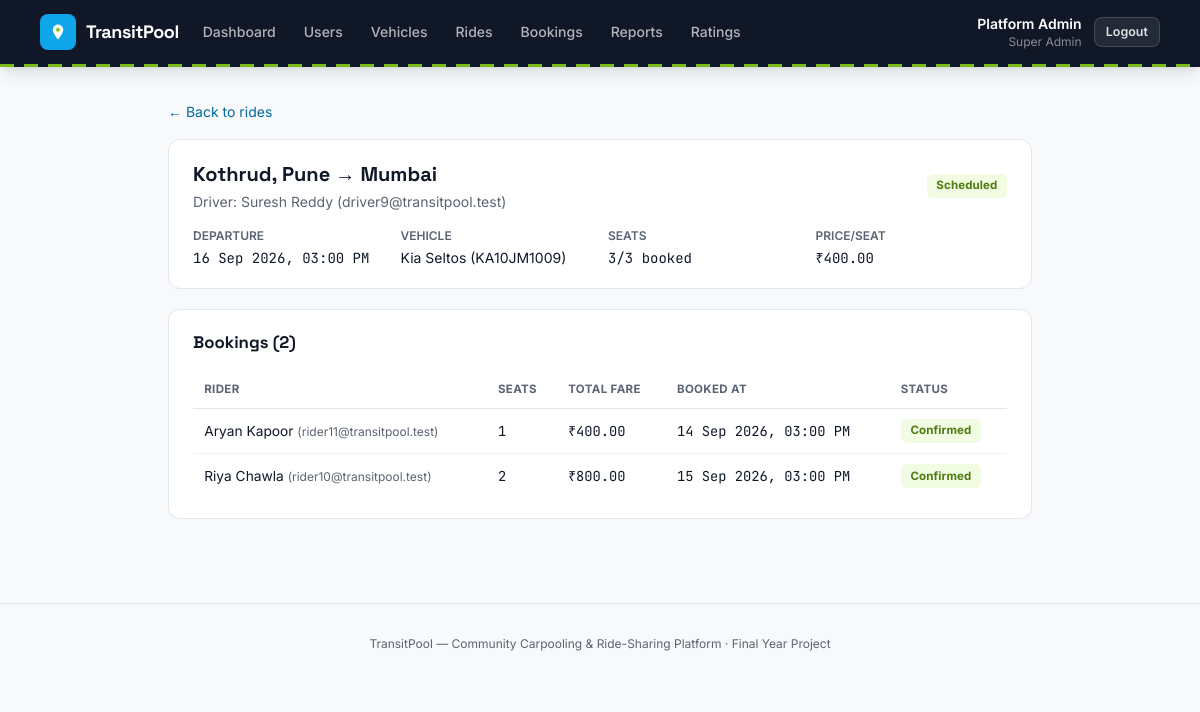
The app's page /index.php?route=admin/rides/show&id=9 (signed in) with its own data.
### tables this page shows
CREATE TABLE rides (
    id               INT UNSIGNED AUTO_INCREMENT PRIMARY KEY,
    driver_id        INT UNSIGNED NOT NULL,
    vehicle_id       INT UNSIGNED NOT NULL,
    origin           VARCHAR(120) NOT NULL,
    destination      VARCHAR(120) NOT NULL,
    departure_at     DATETIME NOT NULL,
    seats_total      TINYINT UNSIGNED NOT NULL,
    seats_available  TINYINT UNSIGNED NOT NULL,
    price_per_seat   DECIMAL(8,2) NOT NULL,
    notes            VARCHAR(255) NULL,
    status           ENUM('scheduled','ongoing','completed','cancelled') NOT NULL DEFAULT 'scheduled',
    created_at       TIMESTAMP NOT NULL DEFAULT CURRENT_TIMESTAMP,
    CONSTRAINT fk_rides_driver  FOREIGN KEY (driver_id)  REFERENCES users(id)    ON DELETE CASCADE,
    CONSTRAINT fk_rides_vehicle FOREIGN KEY (vehicle_id) REFERENCES vehicles(id) ON DELETE RESTRICT,
    INDEX idx_rides_driver (driver_id),
    INDEX idx_rides_search (status, departure_at),
    INDEX idx_rides_origin (origin),
    INDEX idx_rides_destination (destination)
);

CREATE TABLE users (
    id         INT UNSIGNED AUTO_INCREMENT PRIMARY KEY,
    name       VARCHAR(120)    NOT NULL,
    email      VARCHAR(150)    NOT NULL UNIQUE,
    phone      VARCHAR(20)     NOT NULL,
    password   VARCHAR(255)    NOT NULL,
    role       ENUM('super_admin','driver','rider') NOT NULL,
    status     ENUM('active','inactive') NOT NULL DEFAULT 'active',
    created_at TIMESTAMP NOT NULL DEFAULT CURRENT_TIMESTAMP
);

CREATE TABLE vehicles (
    id            INT UNSIGNED AUTO_INCREMENT PRIMARY KEY,
    driver_id     INT UNSIGNED NOT NULL,
    make          VARCHAR(60)  NOT NULL,
    model         VARCHAR(60)  NOT NULL,
    color         VARCHAR(30)  NOT NULL,
    plate_number  VARCHAR(20)  NOT NULL UNIQUE,
    vehicle_type  ENUM('hatchback','sedan','suv','bike') NOT NULL,
    total_seats   TINYINT UNSIGNED NOT NULL,
    status        ENUM('active','inactive') NOT NULL DEFAULT 'active',
    created_at    TIMESTAMP NOT NULL DEFAULT CURRENT_TIMESTAMP,
    CONSTRAINT fk_vehicles_driver FOREIGN KEY (driver_id) REFERENCES users(id) ON DELETE CASCADE,
    INDEX idx_vehicles_driver (driver_id)
);

CREATE TABLE bookings (
    id             INT UNSIGNED AUTO_INCREMENT PRIMARY KEY,
    ride_id        INT UNSIGNED NOT NULL,
    rider_id       INT UNSIGNED NOT NULL,
    seats_booked   TINYINT UNSIGNED NOT NULL,
    fare_per_seat  DECIMAL(8,2) NOT NULL,
    total_fare     DECIMAL(8,2) NOT NULL,
    status         ENUM('confirmed','cancelled') NOT NULL DEFAULT 'confirmed',
    booked_at      TIMESTAMP NOT NULL DEFAULT CURRENT_TIMESTAMP,
    cancelled_at   TIMESTAMP NULL,
    CONSTRAINT fk_bookings_ride  FOREIGN KEY (ride_id)  REFERENCES rides(id) ON DELETE CASCADE,
    CONSTRAINT fk_bookings_rider FOREIGN KEY (rider_id) REFERENCES users(id) ON DELETE CASCADE,
    INDEX idx_bookings_ride (ride_id),
    INDEX idx_bookings_rider (rider_id)
);

### app/controllers/AdminController.php (called while the page is built, shortened)
<?php
require_once __DIR__ . '/../models/Ride.php';
require_once __DIR__ . '/../models/Booking.php';
class AdminController
{
    public function rideShow(): void
    {
        $id = (int)($_GET['id'] ?? 0);
        $ride = Ride::find($id);
        $roster = Booking::forRide($id);
        require __DIR__ . '/../views/admin/ride_show.php';
    }
}

### public/index.php (called while the page is built, shortened)
<?php
require_once __DIR__ . '/../core/helpers.php';
require_once __DIR__ . '/../core/Database.php';
require_once __DIR__ . '/../app/models/Ride.php';
require_once __DIR__ . '/../app/models/Booking.php';
require_once __DIR__ . '/../app/controllers/AdminController.php';
$router = new Router();
$router->get('login', fn() => (new AuthController())->showLogin());
$router->post('login', fn() => (new AuthController())->login());
$router->get('register', fn() => (new AuthController())->showRegister());
$router->post('register', fn() => (new AuthController())->register());
$router->post('logout', fn() => (new AuthController())->logout());
$router->get('admin/dashboard', fn() => (new AdminController())->dashboard());
$router->get('admin/users', fn() => (new AdminController())->users());
$router->post('admin/users/status', fn() => (new AdminController())->userStatus());
$router->get('admin/vehicles', fn() => (new AdminController())->vehicles());
$router->post('admin/vehicles/status', fn() => (new AdminController())->vehicleStatus());
$router->get('admin/rides', fn() => (new AdminController())->rides());
$router->get('admin/rides/show', fn() => (new AdminController())->rideShow());
$router->post('admin/rides/cancel', fn() => (new AdminController())->rideCancel());
$router->get('admin/bookings', fn() => (new AdminController())->bookings());
$router->get('admin/ratings', fn() => (new AdminController())->ratings());
$router->get('admin/reports', fn() => (new AdminController())->reports());
$router->post('admin/reports/resolve', fn() => (new AdminController())->reportResolve());
$router->get('driver/dashboard', fn() => (new DriverController())->dashboard());
$router->get('driver/vehicles', fn() => (new DriverController())->vehicles());
$router->get('driver/vehicles/new', fn() => (new DriverController())->vehicleNew());
$router->post('driver/vehicles/store', fn() => (new DriverController())->vehicleStore());
$router->get('driver/vehicles/edit', fn() => (new DriverController())->vehicleEdit());
$router->post('driver/vehicles/update', fn() => (new DriverController())->vehicleUpdate());
$router->post('driver/vehicles/deactivate', fn() => (new DriverController())->vehicleDeactivate());
$router->post('driver/vehicles/activate', fn() => (new DriverController())->vehicleActivate());
$router->get('driver/rides', fn() => (new DriverController())->rides());
$router->get('driver/rides/new', fn() => (new DriverController())->rideNew());
$router->post('driver/rides/store', fn() => (new DriverController())->rideStore());
$router->get('driver/rides/edit', fn() => (new DriverController())->rideEdit());
$router->post('driver/rides/update', fn() => (new DriverController())->rideUpdate());
$router->post('driver/rides/cancel', fn() => (new DriverController())->rideCancel());
$router->post('driver/rides/start', fn() => (new DriverController())->rideStart());
$router->post('driver/rides/complete', fn() => (new DriverController())->rideComplete());
$router->get('driver/rides/roster', fn() => (new DriverController())->roster());
$router->get('driver/rides/rate', fn() => (new DriverController())->rateRiders());
$router->post('driver/ratings/store', fn() => (new DriverController())->rateRiderStore());
$router->get('driver/profile', fn() => (new DriverController())->profile());
$router->get('rider/dashboard', fn() => (new RiderController())->dashboard());
$router->get('rider/search', fn() => (new RiderController())->search());
$router->get('rider/rides/show', fn() => (new RiderController())->rideShow());
$router->post('rider/bookings/store', fn() => (new RiderController())->bookingStore());
$router->get('rider/bookings', fn() => (new RiderController())->bookings());
$router->post('rider/bookings/cancel', fn() => (new RiderController())->bookingCancel());
$router->get('rider/rides/rate', fn() => (new RiderController())->rateDriver());
$router->post('rider/ratings/store', fn() => (new RiderController())->rateDriverStore());
$router->get('rider/profile', fn() => (new RiderController())->profile());
$router->get('reports/new', fn() => (new ReportController())->newForm());
$router->post('reports/store', fn() => (new ReportController())->store());
$route = $_GET['route'] ?? '';
$router->dispatch($_SERVER['REQUEST_METHOD'], $route);

### core/Router.php (called while the page is built, shortened)
<?php
class Router
{
    private array $routes = ['GET' => [], 'POST' => []];
    public function get(string $route, callable $handler): void
    {
        $this->routes['GET'][$route] = $handler;
    }
    public function post(string $route, callable $handler): void
    {
        $this->routes['POST'][$route] = $handler;
    }
    public function dispatch(string $method, string $route): void
    {
        $handler = $this->routes[$method][$route] ?? null;
        try {
            $handler();
        } catch (Throwable $e) {
            error_log($e->getMessage());
            http_response_code(500);
            require __DIR__ . '/../app/views/errors/500.php';
        }
    }
}

### config/database.php (called while the page is built)
<?php
return [
    'host'     => '127.0.0.1',
    'port'     => 3306,
    'database' => 'carpooling_ride_sharing',
    'username' => 'root',
    'password' => '',
    'charset'  => 'utf8mb4',
];

### core/Database.php (called while the page is built)
<?php
class Database
{
    private static ?PDO $instance = null;
    public static function connect(): PDO
    {
        if (self::$instance === null) {
            $config = require __DIR__ . '/../config/database.php';
            $dsn = sprintf(
                'mysql:host=%s;port=%d;dbname=%s;charset=%s',
                $config['host'],
                $config['port'],
                $config['database'],
                $config['charset']
            );
            self::$instance = new PDO($dsn, $config['username'], $config['password'], [
                PDO::ATTR_ERRMODE            => PDO::ERRMODE_EXCEPTION,
                PDO::ATTR_DEFAULT_FETCH_MODE => PDO::FETCH_ASSOC,
                PDO::ATTR_EMULATE_PREPARES   => false,
            ]);
        }
        return self::$instance;
    }
}

### app/models/Ride.php (called while the page is built, shortened)
<?php
require_once __DIR__ . '/../../core/Database.php';
class Ride
{
    public static function find(int $id): ?array
    {
        $stmt = Database::connect()->prepare(
            'SELECT r.*, u.name AS driver_name, u.email AS driver_email, u.phone AS driver_phone,
                    v.make, v.model, v.color, v.plate_number, v.vehicle_type
             FROM rides r
             JOIN users u ON u.id = r.driver_id
             JOIN vehicles v ON v.id = r.vehicle_id
             WHERE r.id = ?'
        );
        $stmt->execute([$id]);
        $row = $stmt->fetch();
        return $row ?: null;
    }
}

### core/helpers.php (called while the page is built, shortened)
<?php
function e(?string $value): string
{
    return htmlspecialchars($value ?? '', ENT_QUOTES, 'UTF-8');
}
function format_datetime(?string $datetime): string
{
    $ts = strtotime($datetime);
    return $ts === false ? '-' : date('d M Y, h:i A', $ts);
}
function money(float|string $amount): string
{
    return '₹' . number_format((float)$amount, 2);
}
function status_badge_class(string $status): string
{
    return match ($status) {
        'active', 'confirmed', 'completed', 'resolved', 'scheduled' => 'badge-lime',
        'ongoing' => 'badge-sky',
        'inactive', 'cancelled', 'dismissed' => 'badge-slate',
        'open' => 'badge-amber',
        default => 'badge-slate',
    };
}

### app/models/Booking.php (called while the page is built, shortened)
<?php
require_once __DIR__ . '/../../core/Database.php';
class Booking
{
    public static function forRide(int $rideId): array
    {
        $stmt = Database::connect()->prepare(
            "SELECT b.*, u.name AS rider_name, u.email AS rider_email, u.phone AS rider_phone
             FROM bookings b JOIN users u ON u.id = b.rider_id
             WHERE b.ride_id = ? ORDER BY b.booked_at"
        );
        $stmt->execute([$rideId]);
        return $stmt->fetchAll();
    }
}

### app/views/admin/ride_show.php (the view, shortened to what this page needs)
<?php $pageTitle = 'Ride Detail'; require __DIR__ . '/../partials/header.php'; require __DIR__ . '/../partials/navbar.php'; ?>
<main class="max-w-4xl mx-auto px-4 py-8">
    <a href="/index.php?route=admin/rides" class="text-sm text-sky-dark hover:underline">&larr; Back to rides</a>
    <div class="card mt-4">
        <div class="card-head">
            <div>
                <h1 class="font-display text-xl font-bold"><?= e($ride['origin']) ?> &rarr; <?= e($ride['destination']) ?></h1>
                <p class="text-slateink text-sm mt-1">Driver: <?= e($ride['driver_name']) ?> (<?= e($ride['driver_email']) ?>)</p>
            </div>
            <span class="badge <?= status_badge_class($ride['status']) ?>"><?= e(ucfirst($ride['status'])) ?></span>
        </div>
        <div class="grid grid-cols-2 md:grid-cols-4 gap-4 text-sm">
            <div><p class="text-slateink text-xs uppercase font-semibold">Departure</p><p class="font-mono-tab mt-1"><?= format_datetime($ride['departure_at']) ?></p></div>
            <div><p class="text-slateink text-xs uppercase font-semibold">Vehicle</p><p class="mt-1"><?= e($ride['make']) ?> <?= e($ride['model']) ?> (<?= e($ride['plate_number']) ?>)</p></div>
            <div><p class="text-slateink text-xs uppercase font-semibold">Seats</p><p class="font-mono-tab mt-1"><?= (int)($ride['seats_total'] - $ride['seats_available']) ?>/<?= (int)$ride['seats_total'] ?> booked</p></div>
            <div><p class="text-slateink text-xs uppercase font-semibold">Price/seat</p><p class="font-mono-tab mt-1"><?= money($ride['price_per_seat']) ?></p></div>
        </div>
    </div>
    <div class="card">
        <div class="card-head"><h2>Bookings (<?= count($roster) ?>)</h2></div>
        <div class="table-scroll">
            <table class="data-table">
                <thead><tr><th>Rider</th><th>Seats</th><th>Total fare</th><th>Booked at</th><th>Status</th></tr></thead>
                <tbody>
                <?php foreach ($roster as $b): ?>
                    <tr>
                        <td><?= e($b['rider_name']) ?> <span class="text-slateink text-xs">(<?= e($b['rider_email']) ?>)</span></td>
                        <td class="font-mono-tab"><?= (int)$b['seats_booked'] ?></td>
                        <td class="font-mono-tab"><?= money($b['total_fare']) ?></td>
                        <td class="font-mono-tab"><?= format_datetime($b['booked_at']) ?></td>
                        <td><span class="badge <?= status_badge_class($b['status']) ?>"><?= e(ucfirst($b['status'])) ?></span></td>
                    </tr>
                <?php endforeach; ?>
                </tbody>
            </table>
        </div>
    </div>
</main>
<?php require __DIR__ . '/../partials/footer.php'; ?>

### public/assets/css/style.css (style rules this page uses)
* { box-sizing: border-box; }
h1, h2, h3, h4, .font-display { font-family: 'Space Grotesk', 'Inter', sans-serif; }
.font-mono-tab { font-family: 'JetBrains Mono', monospace; font-variant-numeric: tabular-nums; }
.card { background: #fff; border: 1px solid var(--line, #E1E7EE); border-radius: 12px; padding: 1.25rem 1.5rem; margin-bottom: 1.25rem; }
.card-head { display: flex; align-items: center; justify-content: space-between; gap: 1rem; margin-bottom: 1rem; flex-wrap: wrap; }
.card-head h2 { font-size: 1.05rem; font-weight: 700; }
.badge { display:inline-flex; align-items:center; padding: 0.2rem 0.6rem; border-radius: 6px; font-size: 0.72rem; font-weight: 700; letter-spacing: 0.01em; }
.badge-lime { background: #F2FCE3; color: #4D7C0F; }
.table-scroll { overflow-x: auto; }
.data-table { width: 100%; border-collapse: collapse; font-size: 0.86rem; }
.data-table th { text-align: left; padding: 0.6rem 0.7rem; color: #5B6472; font-weight: 700; font-size: 0.72rem; text-transform: uppercase; letter-spacing: 0.03em; border-bottom: 1px solid #E1E7EE; }
.data-table td { padding: 0.65rem 0.7rem; border-bottom: 1px solid #EEF1F4; vertical-align: middle; }
.data-table tr:last-child td { border-bottom: none; }

### records on screen
rides: origin "Kothrud, Pune", destination "Mumbai", driver.name "Suresh Reddy", driver.email "driver9@transitpool.test", status "Scheduled", departure_at "16 Sep 2026, 03:00 PM", vehicle.make "Kia", vehicle.model "Seltos", vehicle.plate_number "KA10JM1009", $ride['seats_total']-$ride['seats_available'] "3", seats_total "3", price_per_seat "₹400.00"
bookings: rider.name "Aryan Kapoor", rider.email "rider11@transitpool.test", seats_booked "1", total_fare "₹400.00", booked_at "14 Sep 2026, 03:00 PM", status "Confirmed"
bookings: rider.name "Riya Chawla", rider.email "rider10@transitpool.test", seats_booked "2", total_fare "₹800.00", booked_at "15 Sep 2026, 03:00 PM", status "Confirmed"

### other values on screen
$label "Dashboard"
$label "Users"
$label "Vehicles"
$label "Rides"
$label "Bookings"
$label "Reports"
$label "Ratings"
Auth::name() "Platform Admin"
str_replace('_', ' ', $role ?? '') "Super Admin"
count($roster) "2"
